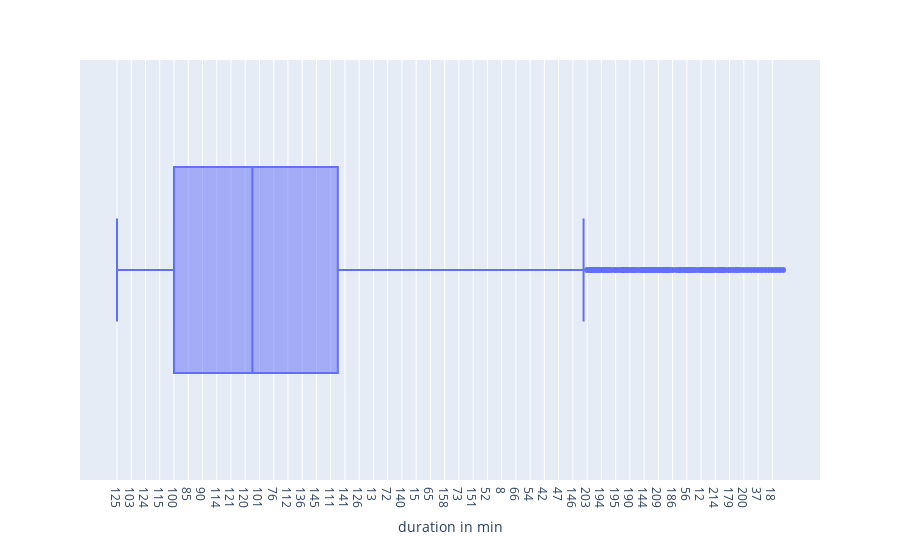

Here is the notebook cell this chart was saved with:
### Code cell
px.box(data_frame= data, x= 'duration in min')

### Figure 1 — Plotly figure (JSON) as saved in the notebook; plotly's stock layout.template omitted (floating-point values rounded to 4 significant figures; data arrays with more than 128 entries replaced by an {"elided": "..."} marker saying what was removed)
{"data": [{"alignmentgroup": "True", "hovertemplate": "duration in min=%{x}<extra></extra>", "legendgroup": "", "marker": {"color": "#636efa"}, "name": "", "notched": false, "offsetgroup": "", "orientation": "h", "showlegend": false, "type": "box", "x": {"elided": "5185 str values"}, "x0": " ", "xaxis": "x", "y0": " ", "yaxis": "y"}], "layout": {"boxmode": "group", "legend": {"tracegroupgap": 0}, "margin": {"t": 60}, "xaxis": {"anchor": "y", "domain": [0, 1], "title": {"text": "duration in min"}}, "yaxis": {"anchor": "x", "domain": [0, 1]}}}
